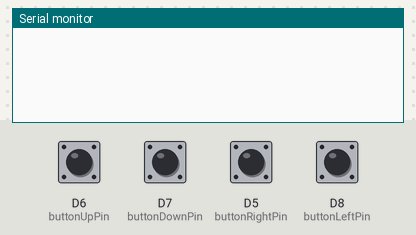
This program was run on a simulated ESP8266 (NodeMCU). On the bench: the last lines printed to the serial monitor. The test bench sets the inputs (shaded band); at power-on: D5 (buttonRightPin), D6 (buttonUpPin), D7 (buttonDownPin), D8 (buttonLeftPin) HIGH.

Above: at 1.2 s.
1.3 s: D6 (buttonUpPin) pulled LOW for 0.15 s
At 2.3 s:
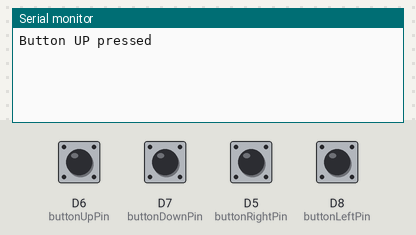
2.9 s: D7 (buttonDownPin) pulled LOW for 0.15 s
At 3.6 s:
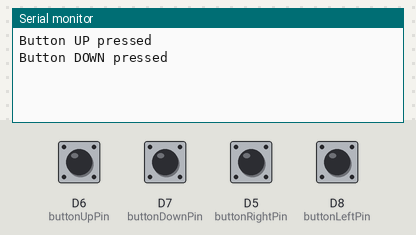
4.5 s: D5 (buttonRightPin) pulled LOW for 0.15 s
At 5.7 s:
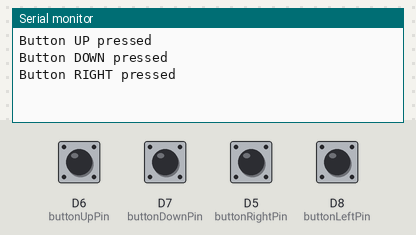
6.1 s: D8 (buttonLeftPin) pulled LOW for 0.15 s
At 7.2 s:
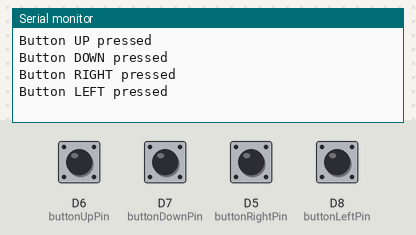

The program:

main.cpp
```cpp
#include <Arduino.h>


const int buttonUpPin = D6;
const int buttonDownPin = D7;
const int buttonRightPin = D5;
const int buttonLeftPin = D8;
/*!
 ATTENTION : LORS DE L'ENVOI DU PROGRAMME, SI LE JUMPER D8 EST MIS, IL FAUT APPUYER SUR LE BOUTON
 INDIQUÉ "LEFT" LORS DES PREMIÈRES SECONDES D'ENVOI DU PROGRAMME, SOUS PEINE D'ERREUR LE CAS ÉCHÉANT
*/

//Variable commune entre les interruptions et le code principal
volatile bool buttonUpPressed = false;
volatile bool buttonDownPressed = false;
volatile bool buttonRightPressed = false;
volatile bool buttonLeftPressed = false;

//Anti-rebond
const unsigned long debounceTime = 50;
unsigned long lastButtonPressTime = 0;


void IRAM_ATTR buttonUpISR()
{
    if (millis() - lastButtonPressTime > debounceTime) {
        buttonUpPressed = true;
        lastButtonPressTime = millis();
    }
}

void IRAM_ATTR buttonDownISR()
{
    if (millis() - lastButtonPressTime > debounceTime) {
        buttonDownPressed = true;
        lastButtonPressTime = millis();
    }
}

void IRAM_ATTR buttonRightISR()
{
    if (millis() - lastButtonPressTime > debounceTime) {
        buttonRightPressed = true;
        lastButtonPressTime = millis();
    }
}

void IRAM_ATTR buttonLeftISR()
{
    if (millis() - lastButtonPressTime > debounceTime) {
        buttonLeftPressed = true;
        lastButtonPressTime = millis();
    }
}

void setup()
{
    Serial.begin(115200);

    //Configuration des broches
    pinMode(buttonUpPin, INPUT);
    pinMode(buttonDownPin, INPUT);
    pinMode(buttonRightPin, INPUT);
    pinMode(buttonLeftPin, INPUT);

    //Définitions des callbacks
    attachInterrupt(digitalPinToInterrupt(buttonUpPin), buttonUpISR, FALLING);
    attachInterrupt(digitalPinToInterrupt(buttonDownPin), buttonDownISR, FALLING);
    attachInterrupt(digitalPinToInterrupt(buttonRightPin), buttonRightISR, FALLING);
    attachInterrupt(digitalPinToInterrupt(buttonLeftPin), buttonLeftISR, FALLING);
}

void loop()
{

    if (buttonUpPressed) {
        buttonUpPressed = false;
        Serial.println("Button UP pressed");
    }
    if (buttonDownPressed) {
        buttonDownPressed = false;
        Serial.println("Button DOWN pressed");
    }
    if (buttonRightPressed) {
        buttonRightPressed = false;
        Serial.println("Button RIGHT pressed");
    }
    if (buttonLeftPressed) {
        buttonLeftPressed = false;
        Serial.println("Button LEFT pressed");
    }
}
```

Measured:
- after the input at 1.3 s, the serial monitor: prints a new line at once (image 1)
- after the input at 2.9 s, the serial monitor: prints a new line at once (image 2)
- after the input at 4.5 s, the serial monitor: prints a new line at once (image 3)
- after the input at 6.1 s, the serial monitor: prints a new line at once (image 4)
